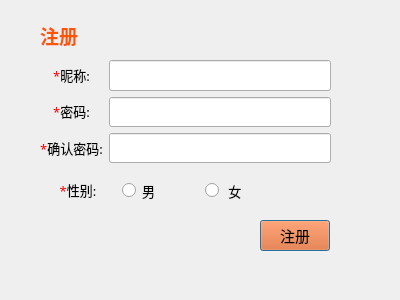
<?xml version="1.0" encoding="UTF-8"?>
<ui version="4.0">
 <class>RegisterDialog</class>
 <widget class="QDialog" name="RegisterDialog">
  <property name="geometry">
   <rect>
    <x>0</x>
    <y>0</y>
    <width>400</width>
    <height>300</height>
   </rect>
  </property>
  <property name="maximumSize">
   <size>
    <width>400</width>
    <height>300</height>
   </size>
  </property>
  <property name="windowTitle">
   <string>Dialog</string>
  </property>
  <property name="styleSheet">
   <string notr="true"/>
  </property>
  <property name="modal">
   <bool>true</bool>
  </property>
  <widget class="QPushButton" name="regButton">
   <property name="geometry">
    <rect>
     <x>260</x>
     <y>220</y>
     <width>70</width>
     <height>31</height>
    </rect>
   </property>
   <property name="font">
    <font>
     <family>微软雅黑</family>
     <pointsize>11</pointsize>
    </font>
   </property>
   <property name="autoFillBackground">
    <bool>false</bool>
   </property>
   <property name="styleSheet">
    <string notr="true">background-color: rgb(255, 85, 0);</string>
   </property>
   <property name="text">
    <string>注册</string>
   </property>
  </widget>
  <widget class="QLabel" name="label_5">
   <property name="geometry">
    <rect>
     <x>40</x>
     <y>20</y>
     <width>42</width>
     <height>31</height>
    </rect>
   </property>
   <property name="font">
    <font>
     <family>微软雅黑</family>
     <pointsize>14</pointsize>
     <weight>75</weight>
     <bold>true</bold>
    </font>
   </property>
   <property name="text">
    <string>&lt;html&gt;&lt;head/&gt;&lt;body&gt;&lt;p&gt;&lt;span style=&quot; color:#ff5500;&quot;&gt;注册&lt;/span&gt;&lt;/p&gt;&lt;/body&gt;&lt;/html&gt;</string>
   </property>
  </widget>
  <widget class="QLabel" name="msg_label">
   <property name="geometry">
    <rect>
     <x>40</x>
     <y>220</y>
     <width>211</width>
     <height>31</height>
    </rect>
   </property>
   <property name="font">
    <font>
     <family>微软雅黑</family>
     <pointsize>11</pointsize>
     <weight>75</weight>
     <bold>true</bold>
    </font>
   </property>
   <property name="text">
    <string/>
   </property>
  </widget>
  <widget class="QWidget" name="layoutWidget">
   <property name="geometry">
    <rect>
     <x>40</x>
     <y>60</y>
     <width>291</width>
     <height>103</height>
    </rect>
   </property>
   <layout class="QHBoxLayout" name="horizontalLayout">
    <item>
     <layout class="QVBoxLayout" name="verticalLayout_2">
      <item>
       <widget class="QLabel" name="label">
        <property name="font">
         <font>
          <family>微软雅黑</family>
          <pointsize>10</pointsize>
         </font>
        </property>
        <property name="text">
         <string>&lt;html&gt;&lt;head/&gt;&lt;body&gt;&lt;p&gt;&lt;span style=&quot; color:#ff0000;&quot;&gt;*&lt;/span&gt;&lt;span style=&quot; color:#000000;&quot;&gt;昵称:&lt;/span&gt;&lt;/p&gt;&lt;/body&gt;&lt;/html&gt;</string>
        </property>
        <property name="alignment">
         <set>Qt::AlignCenter</set>
        </property>
       </widget>
      </item>
      <item>
       <widget class="QLabel" name="label_3">
        <property name="font">
         <font>
          <family>微软雅黑</family>
          <pointsize>10</pointsize>
         </font>
        </property>
        <property name="text">
         <string>&lt;html&gt;&lt;head/&gt;&lt;body&gt;&lt;p&gt;&lt;span style=&quot; color:#ff0000;&quot;&gt;*&lt;/span&gt;&lt;span style=&quot; color:#000000;&quot;&gt;密码:&lt;/span&gt;&lt;/p&gt;&lt;/body&gt;&lt;/html&gt;</string>
        </property>
        <property name="alignment">
         <set>Qt::AlignCenter</set>
        </property>
       </widget>
      </item>
      <item>
       <widget class="QLabel" name="label_4">
        <property name="font">
         <font>
          <family>微软雅黑</family>
          <pointsize>10</pointsize>
         </font>
        </property>
        <property name="text">
         <string>&lt;html&gt;&lt;head/&gt;&lt;body&gt;&lt;p&gt;&lt;span style=&quot; color:#ff0000;&quot;&gt;*&lt;/span&gt;&lt;span style=&quot; color:#000000;&quot;&gt;确认密码:&lt;/span&gt;&lt;/p&gt;&lt;/body&gt;&lt;/html&gt;</string>
        </property>
        <property name="alignment">
         <set>Qt::AlignCenter</set>
        </property>
       </widget>
      </item>
     </layout>
    </item>
    <item>
     <layout class="QVBoxLayout" name="verticalLayout">
      <item>
       <widget class="QLineEdit" name="nick_nameLineEdit">
        <property name="font">
         <font>
          <family>Calibri</family>
          <pointsize>14</pointsize>
          <weight>50</weight>
          <bold>false</bold>
         </font>
        </property>
        <property name="maxLength">
         <number>32763</number>
        </property>
       </widget>
      </item>
      <item>
       <widget class="QLineEdit" name="passwdLineEdit">
        <property name="font">
         <font>
          <family>Calibri</family>
          <pointsize>14</pointsize>
          <weight>50</weight>
          <bold>false</bold>
         </font>
        </property>
        <property name="maxLength">
         <number>32763</number>
        </property>
        <property name="echoMode">
         <enum>QLineEdit::Password</enum>
        </property>
       </widget>
      </item>
      <item>
       <widget class="QLineEdit" name="repPasswdLineEdit">
        <property name="font">
         <font>
          <family>Calibri</family>
          <pointsize>14</pointsize>
          <weight>50</weight>
          <bold>false</bold>
         </font>
        </property>
        <property name="maxLength">
         <number>32763</number>
        </property>
        <property name="echoMode">
         <enum>QLineEdit::Password</enum>
        </property>
       </widget>
      </item>
     </layout>
    </item>
   </layout>
  </widget>
  <widget class="QWidget" name="layoutWidget">
   <property name="geometry">
    <rect>
     <x>40</x>
     <y>178</y>
     <width>241</width>
     <height>25</height>
    </rect>
   </property>
   <layout class="QHBoxLayout" name="horizontalLayout_2">
    <item>
     <widget class="QLabel" name="label_6">
      <property name="font">
       <font>
        <family>微软雅黑</family>
        <pointsize>10</pointsize>
       </font>
      </property>
      <property name="text">
       <string>&lt;html&gt;&lt;head/&gt;&lt;body&gt;&lt;p&gt;&lt;span style=&quot; color:#ff0000;&quot;&gt;*&lt;/span&gt;性别:&lt;/p&gt;&lt;/body&gt;&lt;/html&gt;</string>
      </property>
      <property name="alignment">
       <set>Qt::AlignCenter</set>
      </property>
     </widget>
    </item>
    <item>
     <widget class="QRadioButton" name="male_radioButton">
      <property name="font">
       <font>
        <family>微软雅黑</family>
        <pointsize>10</pointsize>
       </font>
      </property>
      <property name="text">
       <string>男</string>
      </property>
     </widget>
    </item>
    <item>
     <widget class="QRadioButton" name="female_radioButton">
      <property name="font">
       <font>
        <family>微软雅黑</family>
        <pointsize>10</pointsize>
       </font>
      </property>
      <property name="text">
       <string> 女</string>
      </property>
     </widget>
    </item>
   </layout>
  </widget>
 </widget>
 <tabstops>
  <tabstop>nick_nameLineEdit</tabstop>
  <tabstop>passwdLineEdit</tabstop>
  <tabstop>repPasswdLineEdit</tabstop>
  <tabstop>male_radioButton</tabstop>
  <tabstop>female_radioButton</tabstop>
  <tabstop>regButton</tabstop>
 </tabstops>
 <resources/>
 <connections/>
</ui>
